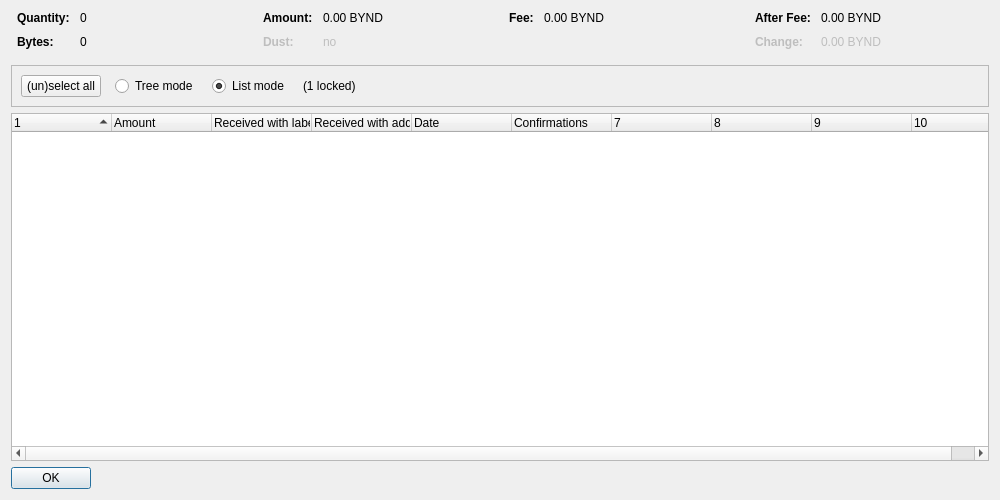
<?xml version="1.0" encoding="UTF-8"?>
<ui version="4.0">
 <class>CoinControlDialog</class>
 <widget class="QDialog" name="CoinControlDialog">
  <property name="geometry">
   <rect>
    <x>0</x>
    <y>0</y>
    <width>1000</width>
    <height>500</height>
   </rect>
  </property>
  <property name="windowTitle">
   <string>Coin Selection</string>
  </property>
  <layout class="QVBoxLayout" name="verticalLayout">
   <item>
    <layout class="QHBoxLayout" name="horizontalLayoutTop" stretch="0,0,0,0">
     <property name="topMargin">
      <number>0</number>
     </property>
     <property name="bottomMargin">
      <number>10</number>
     </property>
     <item>
      <layout class="QFormLayout" name="formLayoutCoinControl1">
       <property name="horizontalSpacing">
        <number>10</number>
       </property>
       <property name="verticalSpacing">
        <number>10</number>
       </property>
       <property name="leftMargin">
        <number>6</number>
       </property>
       <property name="rightMargin">
        <number>6</number>
       </property>
       <item row="0" column="0">
        <widget class="QLabel" name="labelCoinControlQuantityText">
         <property name="font">
          <font>
           <weight>75</weight>
           <bold>true</bold>
          </font>
         </property>
         <property name="text">
          <string>Quantity:</string>
         </property>
        </widget>
       </item>
       <item row="0" column="1">
        <widget class="QLabel" name="labelCoinControlQuantity">
         <property name="cursor">
          <cursorShape>IBeamCursor</cursorShape>
         </property>
         <property name="contextMenuPolicy">
          <enum>Qt::ActionsContextMenu</enum>
         </property>
         <property name="text">
          <string notr="true">0</string>
         </property>
         <property name="textInteractionFlags">
          <set>Qt::LinksAccessibleByMouse|Qt::TextSelectableByKeyboard|Qt::TextSelectableByMouse</set>
         </property>
        </widget>
       </item>
       <item row="1" column="0">
        <widget class="QLabel" name="labelCoinControlBytesText">
         <property name="font">
          <font>
           <weight>75</weight>
           <bold>true</bold>
          </font>
         </property>
         <property name="text">
          <string>Bytes:</string>
         </property>
        </widget>
       </item>
       <item row="1" column="1">
        <widget class="QLabel" name="labelCoinControlBytes">
         <property name="cursor">
          <cursorShape>IBeamCursor</cursorShape>
         </property>
         <property name="contextMenuPolicy">
          <enum>Qt::ActionsContextMenu</enum>
         </property>
         <property name="text">
          <string notr="true">0</string>
         </property>
         <property name="textInteractionFlags">
          <set>Qt::LinksAccessibleByMouse|Qt::TextSelectableByKeyboard|Qt::TextSelectableByMouse</set>
         </property>
        </widget>
       </item>
      </layout>
     </item>
     <item>
      <layout class="QFormLayout" name="formLayoutCoinControl2">
       <property name="horizontalSpacing">
        <number>10</number>
       </property>
       <property name="verticalSpacing">
        <number>10</number>
       </property>
       <property name="leftMargin">
        <number>6</number>
       </property>
       <property name="rightMargin">
        <number>6</number>
       </property>
       <item row="0" column="0">
        <widget class="QLabel" name="labelCoinControlAmountText">
         <property name="font">
          <font>
           <weight>75</weight>
           <bold>true</bold>
          </font>
         </property>
         <property name="text">
          <string>Amount:</string>
         </property>
        </widget>
       </item>
       <item row="0" column="1">
        <widget class="QLabel" name="labelCoinControlAmount">
         <property name="cursor">
          <cursorShape>IBeamCursor</cursorShape>
         </property>
         <property name="contextMenuPolicy">
          <enum>Qt::ActionsContextMenu</enum>
         </property>
         <property name="text">
          <string notr="true">0.00 BYND</string>
         </property>
         <property name="textInteractionFlags">
          <set>Qt::LinksAccessibleByMouse|Qt::TextSelectableByKeyboard|Qt::TextSelectableByMouse</set>
         </property>
        </widget>
       </item>
       <item row="1" column="0">
        <widget class="QLabel" name="labelCoinControlLowOutputText">
         <property name="enabled">
          <bool>false</bool>
         </property>
         <property name="font">
          <font>
           <weight>75</weight>
           <bold>true</bold>
          </font>
         </property>
         <property name="text">
          <string>Dust:</string>
         </property>
        </widget>
       </item>
       <item row="1" column="1">
        <widget class="QLabel" name="labelCoinControlLowOutput">
         <property name="enabled">
          <bool>false</bool>
         </property>
         <property name="cursor">
          <cursorShape>IBeamCursor</cursorShape>
         </property>
         <property name="contextMenuPolicy">
          <enum>Qt::ActionsContextMenu</enum>
         </property>
         <property name="text">
          <string notr="true">no</string>
         </property>
         <property name="textInteractionFlags">
          <set>Qt::LinksAccessibleByMouse|Qt::TextSelectableByKeyboard|Qt::TextSelectableByMouse</set>
         </property>
        </widget>
       </item>
      </layout>
     </item>
     <item>
      <layout class="QFormLayout" name="formLayoutCoinControl3">
       <property name="horizontalSpacing">
        <number>10</number>
       </property>
       <property name="verticalSpacing">
        <number>10</number>
       </property>
       <property name="leftMargin">
        <number>6</number>
       </property>
       <property name="rightMargin">
        <number>6</number>
       </property>
       <item row="0" column="0">
        <widget class="QLabel" name="labelCoinControlFeeText">
         <property name="font">
          <font>
           <weight>75</weight>
           <bold>true</bold>
          </font>
         </property>
         <property name="text">
          <string>Fee:</string>
         </property>
        </widget>
       </item>
       <item row="0" column="1">
        <widget class="QLabel" name="labelCoinControlFee">
         <property name="cursor">
          <cursorShape>IBeamCursor</cursorShape>
         </property>
         <property name="contextMenuPolicy">
          <enum>Qt::ActionsContextMenu</enum>
         </property>
         <property name="text">
          <string notr="true">0.00 BYND</string>
         </property>
         <property name="textInteractionFlags">
          <set>Qt::LinksAccessibleByMouse|Qt::TextSelectableByKeyboard|Qt::TextSelectableByMouse</set>
         </property>
        </widget>
       </item>
      </layout>
     </item>
     <item>
      <layout class="QFormLayout" name="formLayoutCoinControl4">
       <property name="horizontalSpacing">
        <number>10</number>
       </property>
       <property name="verticalSpacing">
        <number>10</number>
       </property>
       <property name="leftMargin">
        <number>6</number>
       </property>
       <property name="rightMargin">
        <number>6</number>
       </property>
       <item row="0" column="0">
        <widget class="QLabel" name="labelCoinControlAfterFeeText">
         <property name="font">
          <font>
           <weight>75</weight>
           <bold>true</bold>
          </font>
         </property>
         <property name="text">
          <string>After Fee:</string>
         </property>
        </widget>
       </item>
       <item row="0" column="1">
        <widget class="QLabel" name="labelCoinControlAfterFee">
         <property name="cursor">
          <cursorShape>IBeamCursor</cursorShape>
         </property>
         <property name="contextMenuPolicy">
          <enum>Qt::ActionsContextMenu</enum>
         </property>
         <property name="text">
          <string notr="true">0.00 BYND</string>
         </property>
         <property name="textInteractionFlags">
          <set>Qt::LinksAccessibleByMouse|Qt::TextSelectableByKeyboard|Qt::TextSelectableByMouse</set>
         </property>
        </widget>
       </item>
       <item row="1" column="0">
        <widget class="QLabel" name="labelCoinControlChangeText">
         <property name="enabled">
          <bool>false</bool>
         </property>
         <property name="font">
          <font>
           <weight>75</weight>
           <bold>true</bold>
          </font>
         </property>
         <property name="text">
          <string>Change:</string>
         </property>
        </widget>
       </item>
       <item row="1" column="1">
        <widget class="QLabel" name="labelCoinControlChange">
         <property name="enabled">
          <bool>false</bool>
         </property>
         <property name="cursor">
          <cursorShape>IBeamCursor</cursorShape>
         </property>
         <property name="contextMenuPolicy">
          <enum>Qt::ActionsContextMenu</enum>
         </property>
         <property name="text">
          <string notr="true">0.00 BYND</string>
         </property>
         <property name="textInteractionFlags">
          <set>Qt::LinksAccessibleByMouse|Qt::TextSelectableByKeyboard|Qt::TextSelectableByMouse</set>
         </property>
        </widget>
       </item>
      </layout>
     </item>
    </layout>
   </item>
   <item>
    <widget class="QFrame" name="frame">
     <property name="minimumSize">
      <size>
       <width>0</width>
       <height>40</height>
      </size>
     </property>
     <property name="frameShape">
      <enum>QFrame::StyledPanel</enum>
     </property>
     <property name="frameShadow">
      <enum>QFrame::Sunken</enum>
     </property>
     <layout class="QHBoxLayout" name="horizontalLayout">
      <item>
       <layout class="QHBoxLayout" name="horizontalLayoutPanel" stretch="0,0,0,0,0">
        <property name="spacing">
         <number>14</number>
        </property>
        <item>
         <widget class="QPushButton" name="pushButtonSelectAll">
          <property name="sizePolicy">
           <sizepolicy hsizetype="Maximum" vsizetype="Fixed">
            <horstretch>0</horstretch>
            <verstretch>0</verstretch>
           </sizepolicy>
          </property>
          <property name="text">
           <string>(un)select all</string>
          </property>
          <property name="autoDefault">
           <bool>false</bool>
          </property>
         </widget>
        </item>
        <item>
         <widget class="QRadioButton" name="radioTreeMode">
          <property name="sizePolicy">
           <sizepolicy hsizetype="Maximum" vsizetype="Fixed">
            <horstretch>0</horstretch>
            <verstretch>0</verstretch>
           </sizepolicy>
          </property>
          <property name="text">
           <string>Tree mode</string>
          </property>
         </widget>
        </item>
        <item>
         <widget class="QRadioButton" name="radioListMode">
          <property name="sizePolicy">
           <sizepolicy hsizetype="Maximum" vsizetype="Fixed">
            <horstretch>0</horstretch>
            <verstretch>0</verstretch>
           </sizepolicy>
          </property>
          <property name="text">
           <string>List mode</string>
          </property>
          <property name="checked">
           <bool>true</bool>
          </property>
         </widget>
        </item>
        <item>
         <widget class="QLabel" name="labelLocked">
          <property name="text">
           <string notr="true">(1 locked)</string>
          </property>
         </widget>
        </item>
        <item>
         <spacer name="horizontalSpacer">
          <property name="orientation">
           <enum>Qt::Horizontal</enum>
          </property>
          <property name="sizeHint" stdset="0">
           <size>
            <width>40</width>
            <height>20</height>
           </size>
          </property>
         </spacer>
        </item>
       </layout>
      </item>
     </layout>
    </widget>
   </item>
   <item>
    <widget class="CoinControlTreeWidget" name="treeWidget">
     <property name="contextMenuPolicy">
      <enum>Qt::CustomContextMenu</enum>
     </property>
     <property name="sortingEnabled">
      <bool>false</bool>
     </property>
     <property name="columnCount">
      <number>10</number>
     </property>
     <attribute name="headerShowSortIndicator" stdset="0">
      <bool>true</bool>
     </attribute>
     <attribute name="headerStretchLastSection">
      <bool>false</bool>
     </attribute>
     <column>
      <property name="text">
       <string/>
      </property>
     </column>
     <column>
      <property name="text">
       <string>Amount</string>
      </property>
     </column>
     <column>
      <property name="text">
       <string>Received with label</string>
      </property>
     </column>
     <column>
      <property name="text">
       <string>Received with address</string>
      </property>
     </column>
     <column>
      <property name="text">
       <string>Date</string>
      </property>
     </column>
     <column>
      <property name="text">
       <string>Confirmations</string>
      </property>
      <property name="toolTip">
       <string>Confirmed</string>
      </property>
     </column>
     <column>
      <property name="text">
       <string/>
      </property>
     </column>
     <column>
      <property name="text">
       <string/>
      </property>
     </column>
     <column>
      <property name="text">
       <string/>
      </property>
     </column>
     <column>
      <property name="text">
       <string/>
      </property>
     </column>
    </widget>
   </item>
   <item>
    <widget class="QDialogButtonBox" name="buttonBox">
     <property name="sizePolicy">
      <sizepolicy hsizetype="Maximum" vsizetype="Fixed">
       <horstretch>0</horstretch>
       <verstretch>0</verstretch>
      </sizepolicy>
     </property>
     <property name="orientation">
      <enum>Qt::Horizontal</enum>
     </property>
     <property name="standardButtons">
      <set>QDialogButtonBox::Ok</set>
     </property>
    </widget>
   </item>
  </layout>
 </widget>
 <customwidgets>
  <customwidget>
   <class>CoinControlTreeWidget</class>
   <extends>QTreeWidget</extends>
   <header>coincontroltreewidget.h</header>
  </customwidget>
 </customwidgets>
 <resources/>
 <connections/>
</ui>
